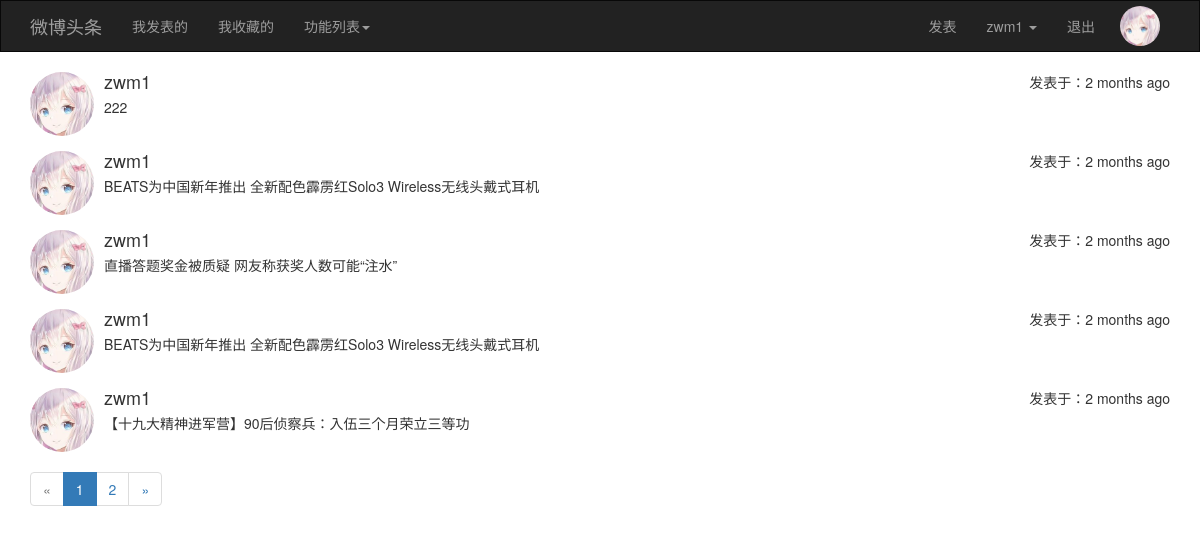
The page /posts/my_blogs/ (signed in) on the database its author committed.
### app/models/user.py (models this page shows, shortened)
class User(UserMixin, db.Model):
    __tablename__ = 'users'
    id = db.Column(db.Integer, primary_key=True)
    username = db.Column(db.String(20), unique=True)
    password_hash = db.Column(db.String(128))
    email = db.Column(db.String(64), unique=True)
    confirmed = db.Column(db.Boolean, default=False)
    icon = db.Column(db.String(64), default='default.jpg')
    posts = db.relationship('Posts', backref='user', lazy='dynamic')
    favorites = db.relationship('Posts', secondary='collections', backref=db.backref('users', lazy='dynamic'),
                                lazy='dynamic')
    @property
    def password(self):
        raise AttributeError('密码是不可读的')

### app/models/posts.py (models this page shows)
class Posts(db.Model):
    __tablename__ = 'posts'
    id = db.Column(db.Integer, primary_key=True)
    rid = db.Column(db.Integer, index=True, default=0)
    content = db.Column(db.Text)
    timestamp = db.Column(db.DateTime, default=datetime.utcnow)
    uid = db.Column(db.Integer, db.ForeignKey('users.id'))

### app/views/posts.py (the view)
@posts.route('/my_blogs/')
@login_required
def my_blogs():
    page = request.args.get('page', 1, type=int)
    pagination = Posts.query.filter_by(uid=current_user.id).filter_by(rid=0).order_by(Posts.timestamp.desc()).paginate(
        page, per_page=5, error_out=False)
    posts = pagination.items
    return render_template('posts/my_blogs.html', posts=posts, pagination=pagination)

### app/models/user.py (called while the page is built)
@login_manager.user_loader
def loader_user(uid):
    return User.query.get(int(uid))

### app/templates/posts/my_blogs.html (shortened to what this page needs)
{% extends 'common/base.html' %}
{% from 'common/macro.html' import pagination_show %}
{% block page_content %}
    {% for p in posts %}
        <div class="media">
            <div class="media-left">
                <a href="#">
                    <img class="media-object" src="{{ url_for('static', filename='upload/'+p.user.icon) }}" alt="头像" style="width: 64px; height: 64px;border-radius: 32px;">
                </a>
            </div>
            <div class="media-body">
                <div style="float: right;">发表于：{{ moment(p.timestamp).fromNow() }}</div>
                <h4 class="media-heading">{{ p.user.username }}</h4>
                {{ p.content }}
            </div>
        </div>
    {% endfor %}
    {{ pagination_show(pagination, 'posts.my_blogs') }}
{% endblock %}

### app/templates/common/base.html (shortened to what this page needs)
{% extends 'bootstrap/base.html' %}
{% from 'bootstrap/wtf.html' import quick_form %}
{% block navbar %}
    <nav class="navbar navbar-inverse" style="border-radius: 0px;">
        <div class="container">
            <div class="navbar-header">
                <a class="navbar-brand" href="{{ url_for('main.index') }}">微博头条</a>
            </div>
            <div class="collapse navbar-collapse">
                <ul class="nav navbar-nav">
                    <li><a href="{{ url_for('posts.my_blogs') }}">我发表的</a></li>
                    <li><a href="{{ url_for('posts.my_favoriate') }}">我收藏的</a></li>
                     <li class="dropdown">
                        <a href="#" class="dropdown-toggle" data-toggle="dropdown" role="button" aria-haspopup="true"
                           aria-expanded="false">功能列表<span class="caret"></span></a>
                    </li>
                </ul>
                <ul class="nav navbar-nav navbar-right">
                    {% if current_user.is_authenticated %}
                        <li><a href="{{ url_for('posts.blogs') }}">发表</a></li>
                        <li class="dropdown">
                            <a href="#" class="dropdown-toggle" data-toggle="dropdown" role="button"
                               aria-haspopup="true"
                               aria-expanded="false">{{ current_user.username }} <span class="caret"></span></a>
                        </li>
                        <li><a href="{{ url_for('user.logout') }}">退出</a></li>
                        <li style="padding: 5px 10px;"><img src="{{ url_for('static', filename='upload/'+current_user.icon) }}" style="border-radius: 20px;width: 40px;height: 40px;" /></li>
                    {% else %}
                    <li><a href="{{ url_for('user.login') }}">登录</a></li>
                    <li><a href="{{url_for('user.register')}}">注册</a></li>
                    {% endif %}
                </ul>
            </div>
        </div>
    </nav>
{% endblock %}
{% block content %}
    <div class="container">
        {% block page_content %}默认内容{% endblock %}
    </div>
{% endblock %}
{% block head %}
    {{ super() }}
{% endblock %}

### rows shown on the page
User: username "zwm1", icon (picture)
Posts: icon (picture), timestamp "2 months ago", user.username "zwm1", content "222"
Posts: icon (picture), timestamp "2 months ago", user.username "zwm1", content "BEATS为中国新年推出 全新配色霹雳红Solo3 Wireless无线头戴式耳机"
Posts: icon (picture), timestamp "2 months ago", user.username "zwm1", content "直播答题奖金被质疑 网友称获奖人数可能“注水”"
Posts: icon (picture), timestamp "2 months ago", user.username "zwm1", content "BEATS为中国新年推出 全新配色霹雳红Solo3 Wireless无线头戴式耳机"
Posts: icon (picture), timestamp "2 months ago", user.username "zwm1", content "【十九大精神进军营】90后侦察兵：入伍三个月荣立三等功"

### other values the page prints
{{ p }} "1" "2"
